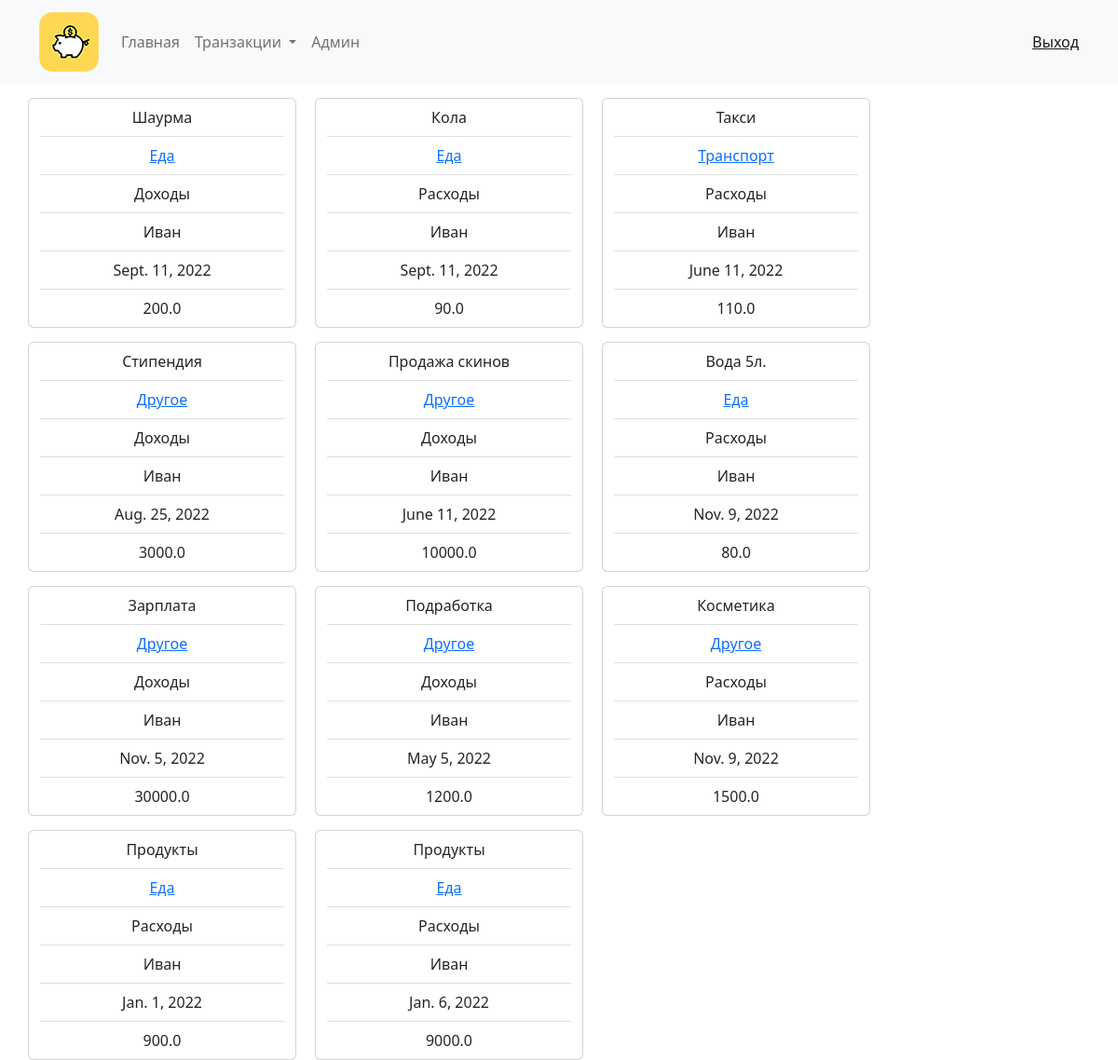
The page /get_user_transactions (signed in) on the database as committed earlier.
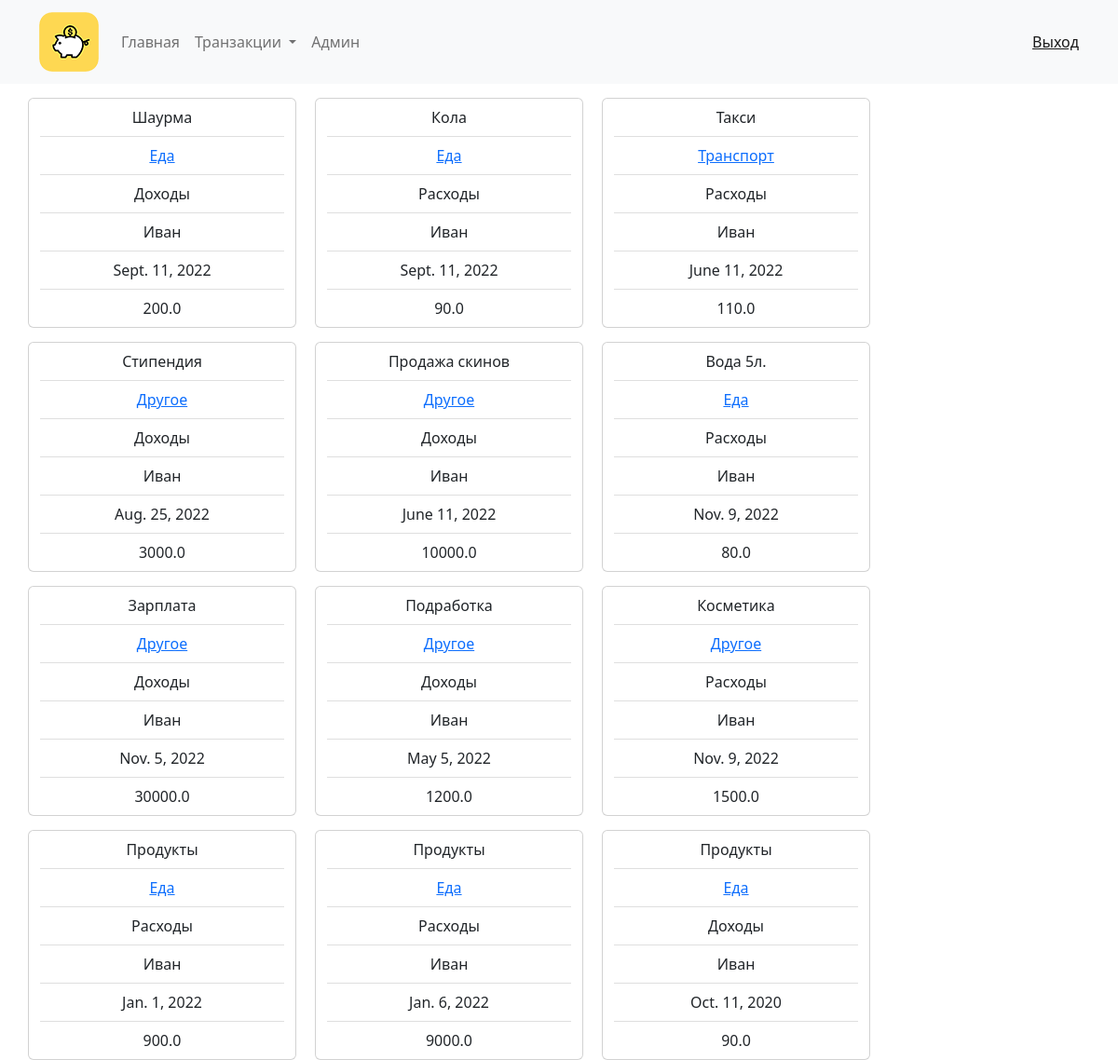
The same page on the database as committed later.
### kursach/models.py (models this page shows, shortened)
class Transactions(models.Model):
    item_transaction_date = models.DateField(verbose_name='Дата')
    item_name = models.CharField(max_length=80, verbose_name='Имя')
    item_price = models.FloatField(verbose_name='Цена')
    item_category_id = models.ForeignKey(Categories, on_delete=models.CASCADE, default=1, verbose_name='Категория')
    item_type_id = models.ForeignKey(Type_of_transcation, on_delete=models.PROTECT, default=1, verbose_name='Тип')# expenses incomes
    item_user_id = models.ForeignKey(User, on_delete=models.CASCADE, default=1)

class Categories(models.Model):
    category_name = models.CharField(max_length=80, verbose_name='Название категории')
    category_user_id = models.ForeignKey(User, on_delete=models.CASCADE, default=1)
    def __str__(self):
        return self.category_name

class Type_of_transcation(models.Model):
    type_name = models.CharField(max_length=80)
    def __str__(self):
        return self.type_name

### kursach/views.py (the view)
# urls.py: path('get_user_transactions', GetUserTransactions.as_view(), name='get_user_transactions' ),
class GetUserTransactions(ListView):
    model = Transactions
    def get_queryset(self):
        return Transactions.objects.filter(item_user_id = self.request.user.id)

### kursach/templates/kursach/transactions_list.html
{% extends 'kursach/base.html' %}
{% load filterForDict %}
{% block content %}
    <div class="container text-center">
        <div class="row">
            {% for item in object_list%}
                {% if item.item_user_id == user %}
                    <div class="card" style="width: 18rem; margin: 15px 20px 0 0;">
                      <ul class="list-group list-group-flush">
                        <li class="list-group-item">{{ item.item_name }}</li>
                        <li class="list-group-item"><a href="#">{{ item.item_category_id }}</a></li>
                        <li class="list-group-item">{{ item.item_type_id }}</li>
                          <li class="list-group-item">{{ item.item_user_id.first_name }}</li>
                        <li class="list-group-item">{{ item.item_transaction_date }}</li>
                        <li class="list-group-item">{{ item.item_price }}</li>
                      </ul>
                    </div>
                {% endif %}
            {% endfor %}
        </div>
    </div>
{% endblock  %}

Rows that differ between the two databases and show on the page:
added Transactions: item_name "Продукты", item_category_id "Еда", item_type_id "Доходы", item_user_id.first_name "Иван", item_transaction_date "Oct. 11, 2020", item_price "90.0"
